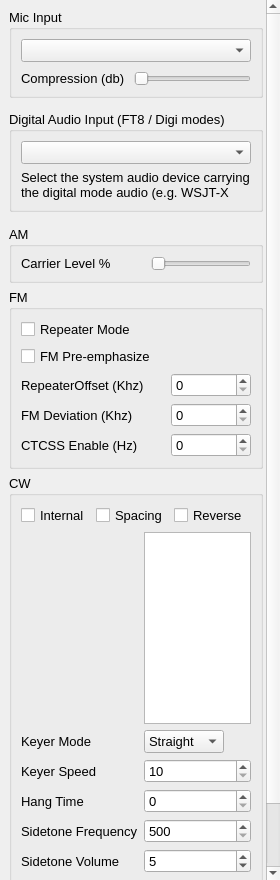
<?xml version="1.0" encoding="UTF-8"?>
<ui version="4.0">
 <class>tx_settings_dialog</class>
 <widget class="QWidget" name="tx_settings_dialog">
  <property name="geometry">
   <rect>
    <x>0</x>
    <y>0</y>
    <width>280</width>
    <height>880</height>
   </rect>
  </property>
  <property name="sizePolicy">
   <sizepolicy hsizetype="Preferred" vsizetype="Minimum">
    <horstretch>0</horstretch>
    <verstretch>0</verstretch>
   </sizepolicy>
  </property>
  <property name="maximumSize">
   <size>
    <width>16777215</width>
    <height>16777215</height>
   </size>
  </property>
  <property name="font">
   <font>
    <pointsize>10</pointsize>
   </font>
  </property>
  <property name="windowTitle">
   <string>Dialog</string>
  </property>
  <layout class="QVBoxLayout" name="verticalLayout_5">
   <property name="margin">
    <number>0</number>
   </property>
   <item>
    <widget class="QScrollArea" name="scrollArea">
     <property name="frameShape">
      <enum>QFrame::NoFrame</enum>
     </property>
     <property name="horizontalScrollBarPolicy">
      <enum>Qt::ScrollBarAlwaysOff</enum>
     </property>
     <property name="widgetResizable">
      <bool>true</bool>
     </property>
     <widget class="QWidget" name="scrollContents">
      <property name="geometry">
       <rect>
        <x>0</x>
        <y>0</y>
        <width>278</width>
        <height>920</height>
       </rect>
      </property>
      <layout class="QVBoxLayout" name="verticalLayoutScroll">
       <item>
        <widget class="QGroupBox" name="groupBox">
     <property name="sizePolicy">
      <sizepolicy hsizetype="Preferred" vsizetype="Fixed">
       <horstretch>0</horstretch>
       <verstretch>0</verstretch>
      </sizepolicy>
     </property>
     <property name="title">
      <string>Mic Input</string>
     </property>
     <property name="flat">
      <bool>false</bool>
     </property>
     <layout class="QVBoxLayout" name="verticalLayout_4">
      <property name="spacing">
       <number>9</number>
      </property>
      <item>
       <widget class="QComboBox" name="audiodevlist"/>
      </item>
      <item>
       <layout class="QHBoxLayout" name="horizontalLayout_2">
        <item>
         <widget class="QLabel" name="label_2">
          <property name="text">
           <string>Compression (db)</string>
          </property>
         </widget>
        </item>
        <item>
         <widget class="QSlider" name="audioCompression">
          <property name="enabled">
           <bool>true</bool>
          </property>
          <property name="sizePolicy">
           <sizepolicy hsizetype="Expanding" vsizetype="Fixed">
            <horstretch>0</horstretch>
            <verstretch>0</verstretch>
           </sizepolicy>
          </property>
          <property name="minimumSize">
           <size>
            <width>100</width>
            <height>0</height>
           </size>
          </property>
          <property name="maximum">
           <number>20</number>
          </property>
          <property name="pageStep">
           <number>5</number>
          </property>
          <property name="orientation">
           <enum>Qt::Horizontal</enum>
          </property>
         </widget>
        </item>
       </layout>
      </item>
     </layout>
    </widget>
   </item>
   <item>
    <widget class="QGroupBox" name="groupBoxDigitalAudio">
     <property name="sizePolicy">
      <sizepolicy hsizetype="Preferred" vsizetype="Fixed">
       <horstretch>0</horstretch>
       <verstretch>0</verstretch>
      </sizepolicy>
     </property>
     <property name="title">
      <string>Digital Audio Input (FT8 / Digi modes)</string>
     </property>
     <layout class="QVBoxLayout" name="verticalLayoutDigital">
      <item>
       <widget class="QComboBox" name="digitalAudioDevList"/>
      </item>
      <item>
       <widget class="QLabel" name="labelDigitalInfo">
        <property name="text">
         <string>Select the system audio device carrying the digital mode audio (e.g. WSJT-X virtual cable).</string>
        </property>
        <property name="wordWrap">
         <bool>true</bool>
        </property>
       </widget>
      </item>
     </layout>
    </widget>
   </item>
   <item>
    <widget class="QGroupBox" name="groupBox_3">
     <property name="sizePolicy">
      <sizepolicy hsizetype="Preferred" vsizetype="Minimum">
       <horstretch>0</horstretch>
       <verstretch>0</verstretch>
      </sizepolicy>
     </property>
     <property name="maximumSize">
      <size>
       <width>16777215</width>
       <height>65</height>
      </size>
     </property>
     <property name="layoutDirection">
      <enum>Qt::LeftToRight</enum>
     </property>
     <property name="title">
      <string>AM</string>
     </property>
     <layout class="QVBoxLayout" name="verticalLayout_3">
      <item>
       <layout class="QHBoxLayout" name="horizontalLayout">
        <property name="spacing">
         <number>2</number>
        </property>
        <item>
         <widget class="QLabel" name="label_3">
          <property name="text">
           <string>Carrier Level %</string>
          </property>
         </widget>
        </item>
        <item>
         <widget class="QSlider" name="amCarrierLevel">
          <property name="sizePolicy">
           <sizepolicy hsizetype="Fixed" vsizetype="Fixed">
            <horstretch>0</horstretch>
            <verstretch>0</verstretch>
           </sizepolicy>
          </property>
          <property name="minimumSize">
           <size>
            <width>100</width>
            <height>0</height>
           </size>
          </property>
          <property name="singleStep">
           <number>5</number>
          </property>
          <property name="orientation">
           <enum>Qt::Horizontal</enum>
          </property>
         </widget>
        </item>
       </layout>
      </item>
     </layout>
    </widget>
   </item>
   <item>
    <widget class="QGroupBox" name="groupBox_2">
     <property name="autoFillBackground">
      <bool>true</bool>
     </property>
     <property name="title">
      <string>FM</string>
     </property>
     <property name="flat">
      <bool>false</bool>
     </property>
     <layout class="QGridLayout" name="gridLayout">      <property name="verticalSpacing">
       <number>6</number>
      </property>      <item row="0" column="0" colspan="2">
       <layout class="QVBoxLayout" name="verticalLayout">
        <item>
         <widget class="QCheckBox" name="repeaterMode">
          <property name="font">
           <font>
            <pointsize>10</pointsize>
           </font>
          </property>
          <property name="layoutDirection">
           <enum>Qt::LeftToRight</enum>
          </property>
          <property name="styleSheet">
           <string notr="true"/>
          </property>
          <property name="text">
           <string>Repeater Mode</string>
          </property>
         </widget>
        </item>
        <item>
         <widget class="QCheckBox" name="fmPre">
          <property name="layoutDirection">
           <enum>Qt::LeftToRight</enum>
          </property>
          <property name="text">
           <string>FM Pre-emphasize</string>
          </property>
         </widget>
        </item>
       </layout>
      </item>
      <item row="1" column="0">
       <widget class="QLabel" name="label">
        <property name="text">
         <string>RepeaterOffset (Khz)</string>
        </property>
       </widget>
      </item>
      <item row="1" column="1">
       <widget class="QSpinBox" name="repeater_offset">
        <property name="maximumSize">
         <size>
          <width>80</width>
          <height>16777215</height>
         </size>
        </property>
        <property name="maximum">
         <number>1</number>
        </property>
        <property name="singleStep">
         <number>100</number>
        </property>
       </widget>
      </item>
      <item row="2" column="0">
       <widget class="QLabel" name="label_5">
        <property name="contextMenuPolicy">
         <enum>Qt::NoContextMenu</enum>
        </property>
        <property name="text">
         <string>FM Deviation (Khz)</string>
        </property>
       </widget>
      </item>
      <item row="2" column="1">
       <widget class="QSpinBox" name="fm_deviation">
        <property name="maximumSize">
         <size>
          <width>80</width>
          <height>16777215</height>
         </size>
        </property>
       </widget>
      </item>
      <item row="3" column="0">
       <widget class="QLabel" name="label_4">
        <property name="text">
         <string>CTCSS Enable (Hz)</string>
        </property>
       </widget>
      </item>
      <item row="3" column="1">
       <widget class="QSpinBox" name="ctcss_tone">
        <property name="maximumSize">
         <size>
          <width>80</width>
          <height>16777215</height>
         </size>
        </property>
        <property name="maximum">
         <number>1000</number>
        </property>
        <property name="singleStep">
         <number>100</number>
        </property>
       </widget>
      </item>
     </layout>
    </widget>
   </item>
   <item>
    <widget class="QGroupBox" name="groupBox_4">
     <property name="title">
      <string>CW</string>
     </property>
     <property name="flat">
      <bool>false</bool>
     </property>
     <layout class="QGridLayout" name="gridLayout_2">
      <item row="6" column="0">
       <widget class="QLabel" name="label_13">
        <property name="text">
         <string>Sidetone Volume</string>
        </property>
       </widget>
      </item>
      <item row="2" column="0">
       <widget class="QLabel" name="label_7">
        <property name="text">
         <string>Keyer Mode</string>
        </property>
       </widget>
      </item>
      <item row="0" column="0" colspan="2">
       <layout class="QHBoxLayout" name="horizontalLayout_3">
        <item>
         <widget class="QCheckBox" name="internal_keyer">
          <property name="layoutDirection">
           <enum>Qt::LeftToRight</enum>
          </property>
          <property name="styleSheet">
           <string notr="true"/>
          </property>
          <property name="text">
           <string>Internal</string>
          </property>
         </widget>
        </item>
        <item>
         <widget class="QCheckBox" name="keyer_spacing">
          <property name="text">
           <string>Spacing</string>
          </property>
         </widget>
        </item>
        <item>
         <widget class="QCheckBox" name="keyer_reverse">
          <property name="layoutDirection">
           <enum>Qt::LeftToRight</enum>
          </property>
          <property name="text">
           <string>Reverse </string>
          </property>
         </widget>
        </item>
       </layout>
      </item>
      <item row="8" column="1">
       <widget class="QSlider" name="weight">
        <property name="orientation">
         <enum>Qt::Horizontal</enum>
        </property>
        <property name="invertedAppearance">
         <bool>false</bool>
        </property>
        <property name="invertedControls">
         <bool>false</bool>
        </property>
        <property name="tickPosition">
         <enum>QSlider::TicksAbove</enum>
        </property>
        <property name="tickInterval">
         <number>5</number>
        </property>
       </widget>
      </item>
      <item row="3" column="0">
       <widget class="QLabel" name="label_8">
        <property name="text">
         <string>Keyer Speed</string>
        </property>
       </widget>
      </item>
      <item row="4" column="0">
       <widget class="QLabel" name="label_6">
        <property name="contextMenuPolicy">
         <enum>Qt::NoContextMenu</enum>
        </property>
        <property name="text">
         <string>Hang Time</string>
        </property>
       </widget>
      </item>
      <item row="7" column="0">
       <widget class="QLabel" name="label_14">
        <property name="text">
         <string>PTT Delay</string>
        </property>
       </widget>
      </item>
      <item row="5" column="0">
       <widget class="QLabel" name="label_12">
        <property name="text">
         <string>Sidetone Frequency</string>
        </property>
       </widget>
      </item>
      <item row="8" column="0">
       <widget class="QLabel" name="label_15">
        <property name="text">
         <string>Weight</string>
        </property>
       </widget>
      </item>
      <item row="5" column="1">
       <widget class="QSpinBox" name="sidetone_freq">
        <property name="minimum">
         <number>500</number>
        </property>
        <property name="maximum">
         <number>4000</number>
        </property>
        <property name="singleStep">
         <number>100</number>
        </property>
       </widget>
      </item>
      <item row="3" column="1">
       <widget class="QSpinBox" name="keyer_speed">
        <property name="minimum">
         <number>10</number>
        </property>
        <property name="maximum">
         <number>50</number>
        </property>
        <property name="singleStep">
         <number>5</number>
        </property>
       </widget>
      </item>
      <item row="2" column="1">
       <widget class="QComboBox" name="KeyerMode">
        <property name="sizePolicy">
         <sizepolicy hsizetype="Minimum" vsizetype="Fixed">
          <horstretch>0</horstretch>
          <verstretch>0</verstretch>
         </sizepolicy>
        </property>
        <property name="maximumSize">
         <size>
          <width>80</width>
          <height>16777215</height>
         </size>
        </property>
        <item>
         <property name="text">
          <string>Straight</string>
         </property>
        </item>
        <item>
         <property name="text">
          <string>Mode A</string>
         </property>
        </item>
        <item>
         <property name="text">
          <string>Mode B</string>
         </property>
        </item>
       </widget>
      </item>
      <item row="6" column="1">
       <widget class="QSpinBox" name="sidetone_volume">
        <property name="maximum">
         <number>100</number>
        </property>
        <property name="singleStep">
         <number>5</number>
        </property>
        <property name="value">
         <number>5</number>
        </property>
       </widget>
      </item>
      <item row="7" column="1">
       <widget class="QSpinBox" name="ptt_delay">
        <property name="maximum">
         <number>1000</number>
        </property>
        <property name="singleStep">
         <number>100</number>
        </property>
       </widget>
      </item>
      <item row="4" column="1">
       <widget class="QSpinBox" name="cw_hangtime"/>
      </item>
      <item row="1" column="1">
       <widget class="QListView" name="listView"/>
      </item>
     </layout>
    </widget>
      </item>
      </layout>
     </widget>
    </widget>
   </item>
  </layout>
 </widget>
 <resources/>
 <connections/>
</ui>
